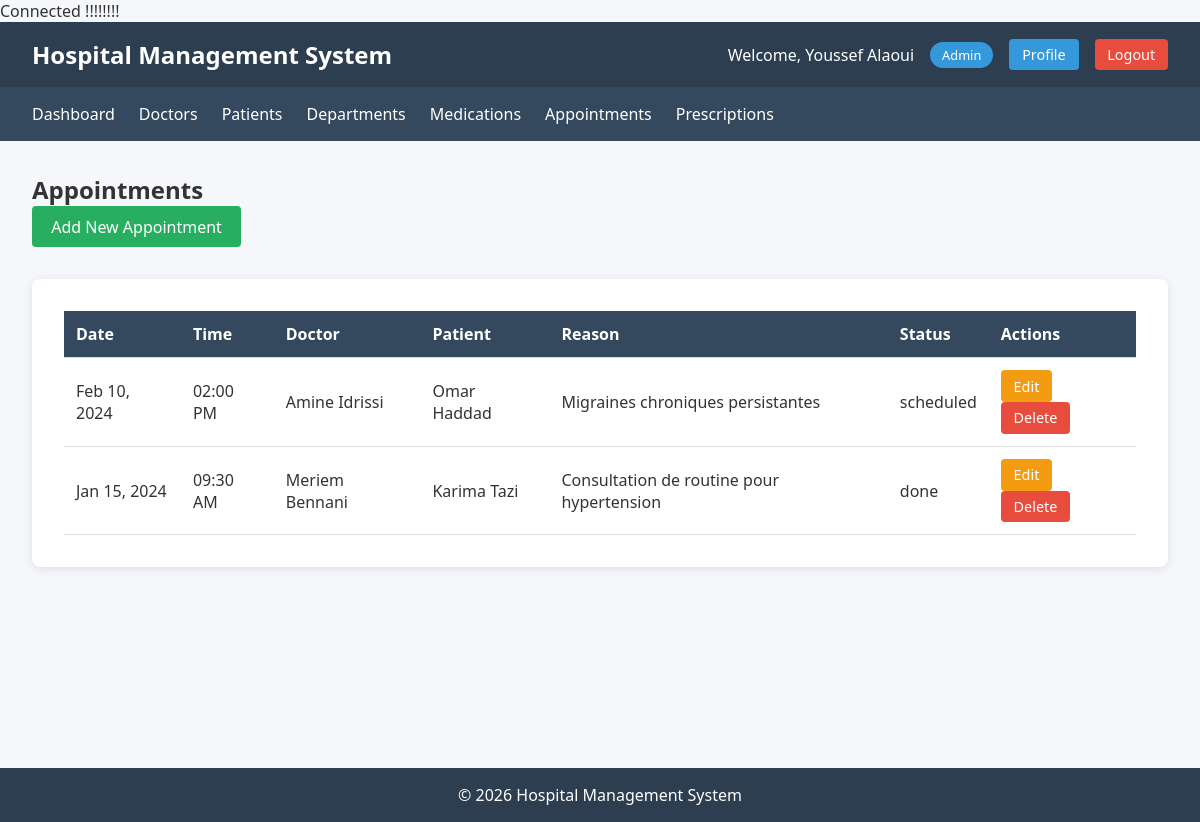
The page /appointments.php (signed in) on the database its author committed.
### tables this page shows
CREATE TABLE User (
    id INT AUTO_INCREMENT PRIMARY KEY,
    email VARCHAR(255) NOT NULL UNIQUE,
    first_name VARCHAR(100),
    last_name VARCHAR(100),
    username VARCHAR(100) NOT NULL,
    password VARCHAR(255) NOT NULL,
    role ENUM('admin', 'doctor', 'patient') NOT NULL,
    created_at TIMESTAMP DEFAULT CURRENT_TIMESTAMP
);

CREATE TABLE appointments (
    id INT AUTO_INCREMENT PRIMARY KEY,
    appointment_date DATE NOT NULL,
    appointment_time TIME NOT NULL,
    doctor_id INT NOT NULL,
    patient_id INT NOT NULL,
    reason TEXT,
    status ENUM('scheduled', 'done', 'cancelled') DEFAULT 'scheduled',
    created_at TIMESTAMP DEFAULT CURRENT_TIMESTAMP,
    FOREIGN KEY (doctor_id) REFERENCES doctors(id),
    FOREIGN KEY (patient_id) REFERENCES patients(id)
);

### config/connection.php (called while the page is built, shortened)
<?php
class Database {
    private static $connection = null;
    public static function connect(): PDO {
        if (self::$connection === null) {
            $dsn = sprintf(
                "mysql:host=%s;dbname=%s;charset=utf8mb4",
                $_ENV['db_host'],
                $_ENV['db_name']
            );
            try {
                self::$connection = new PDO(
                    $dsn,
                    $_ENV['db_user'],
                    $_ENV['db_pass'],
                    [PDO::ATTR_ERRMODE => PDO::ERRMODE_EXCEPTION]
                );
            } catch (PDOException $err) {
                die("Connection failed: " . $err->getMessage());
            }
        }
        return self::$connection;
    }
}

### includes/auth.php (called while the page is built, shortened)
<?php
require_once __DIR__ . '/../classes/repositories/UserRepository.php';
class Auth
{
    private static $user = null;
    public static function check()
    {
        return isset($_SESSION['user_id']);
    }
    public static function user()
    {
        if (self::$user === null) {
            $repo = new UserRepository();
            self::$user = $repo->find($_SESSION['user_id']);
        }
        return self::$user;
    }
}

### classes/repositories/UserRepository.php (called while the page is built, shortened)
<?php
require_once 'BaseRepository.php';
class UserRepository extends BaseRepository {
    protected function getTableName() {
        return 'User';
    }
}

### classes/repositories/BaseRepository.php (called while the page is built, shortened)
<?php
require_once __DIR__ . '/../../config/connection.php';
abstract class BaseRepository {
    protected $pdo;
    public function __construct() {
        $this->pdo = Database::connect();
    }
    public function find($id) {
        $table = $this->getTableName();
        $stmt = $this->pdo->prepare("SELECT * FROM {$table} WHERE id = ?");
        $stmt->execute([$id]);
        return $stmt->fetch(PDO::FETCH_ASSOC);
    }
}

### classes/repositories/AppointmentRepository.php (called while the page is built, shortened)
<?php
require_once 'BaseRepository.php';
class AppointmentRepository extends BaseRepository {
    public function findAll() {
        $stmt = $this->pdo->query("
            SELECT appointments.*, doctor_user.first_name as doctor_first_name, doctor_user.last_name as doctor_last_name, patient_user.first_name as patient_first_name, patient_user.last_name as patient_last_name
            FROM appointments
            INNER JOIN User as doctor_user ON appointments.doctor_id = doctor_user.id
            INNER JOIN User as patient_user ON appointments.patient_id = patient_user.id
            ORDER BY appointments.appointment_date DESC, appointments.appointment_time DESC
        ");
        return $stmt->fetchAll(PDO::FETCH_ASSOC);
    }
}

### includes/functions.php (called while the page is built, shortened)
<?php
function formatDate($date) {
    return date('M d, Y', strtotime($date));
}
function formatTime($time) {
    return date('h:i A', strtotime($time));
}

### appointments.php (the view, shortened to what this page needs)
<?php
require_once 'includes/header.php';
require_once 'classes/repositories/AppointmentRepository.php';
$appointmentRepo = new AppointmentRepository();
$doctorRepo = new DoctorRepository();
$patientRepo = new PatientRepository();
if ($user['role'] === 'admin') {
    $appointments = $appointmentRepo->findAll();
} elseif ($user['role'] === 'doctor') {
    $appointments = $appointmentRepo->findByDoctor($user['id']);
    $doctors = [$doctorRepo->find($user['id'])];
    $patients = $patientRepo->findAll();
} elseif ($user['role'] === 'patient') {
    $appointments = $appointmentRepo->findByPatient($user['id']);
    $doctors = $doctorRepo->findAll();
    $patients = [$patientRepo->find($user['id'])];
}
        ?>
<h2>Appointments</h2>
<?php if ($user['role'] !== 'patient'): ?>
    <div class="mb-2">
        <a href="appointments.php?action=add" class="btn btn-success">Add New Appointment</a>
    </div>
<?php endif; ?>
<div class="table-container">
    <table>
        <thead>
            <tr>
                <th>Date</th>
                <th>Time</th>
                <th>Doctor</th>
                <?php if ($user['role'] !== 'patient'): ?>
                    <th>Patient</th>
                <?php endif; ?>
                <th>Reason</th>
                <th>Status</th>
                <th>Actions</th>
            </tr>
        </thead>
        <tbody>
            <?php foreach ($appointments as $appointment): ?>
                <tr>
                    <td><?= formatDate($appointment['appointment_date']) ?></td>
                    <td><?= formatTime($appointment['appointment_time']) ?></td>
                    <td><?= htmlspecialchars($appointment['doctor_first_name'] . ' ' . $appointment['doctor_last_name']) ?></td>
                    <?php if ($user['role'] !== 'patient'): ?>
                        <td><?= htmlspecialchars($appointment['patient_first_name'] . ' ' . $appointment['patient_last_name']) ?></td>
                    <?php endif; ?>
                    <td><?= htmlspecialchars($appointment['reason']) ?></td>
                    <td><?= htmlspecialchars($appointment['status']) ?></td>
                    <td>
                        <?php if ($user['role'] === 'admin'): ?>
                            <a href="appointments.php?action=edit&id=<?= $appointment['id'] ?>" class="btn btn-small btn-warning">Edit</a>
                            <a href="appointments.php?action=delete&id=<?= $appointment['id'] ?>" class="btn btn-small btn-danger delete-btn">Delete</a>
                        <?php endif; ?>
                    </td>
                </tr>
            <?php endforeach; ?>
        </tbody>
    </table>
</div>
<?php
require_once 'includes/footer.php';
?>

### includes/header.php (shortened to what this page needs)
<?php
require_once __DIR__ . '/auth.php';
require_once __DIR__ . '/functions.php';
$user = Auth::user();
if ($user === null) {
    if (!isset($skipAuthCheck)) {
        header('Location: login.php');
        exit();
    }
    $role = 'guest';
    $userName = 'Guest';
} else {
    $role = $user['role'];
    $userName = $user['first_name'] . ' ' . $user['last_name'];
}
?>
<!DOCTYPE html>
<html lang="en">
<head>
    <link rel="stylesheet" href="assets/css/style.css">
</head>
<body>
    <div class="container">
        <header>
            <h1>Hospital Management System</h1>
            <div class="user-info">
                <span>Welcome, <?= htmlspecialchars($userName) ?></span>
                <span class="role-badge"><?= ucfirst($role) ?></span>
                <?php if ($user !== null): ?>
                    <a href="profile.php" class="btn btn-small">Profile</a>
                    <a href="logout.php" class="btn btn-small btn-danger">Logout</a>
                <?php endif; ?>
            </div>
        </header>
        <?php if ($user !== null): ?>
        <nav>
            <ul>
                <li><a href="index.php">Dashboard</a></li>
                <?php if ($role === 'admin'): ?>
                    <li><a href="doctors.php">Doctors</a></li>
                    <li><a href="patients.php">Patients</a></li>
                    <li><a href="departments.php">Departments</a></li>
                    <li><a href="medications.php">Medications</a></li>
                <?php endif; ?>
                <?php if ($role === 'admin' || $role === 'doctor'): ?>
                    <li><a href="appointments.php">Appointments</a></li>
                    <li><a href="prescriptions.php">Prescriptions</a></li>
                <?php endif; ?>
            </ul>
        </nav>
        <?php endif; ?>
        <main>

### includes/footer.php (shortened to what this page needs)
        </main>
        <footer>
            <p>&copy; <?= date('Y') ?> Hospital Management System</p>
        </footer>
    </div>
</body>
</html>

### assets/css/style.css (style rules this page uses)
* { margin: 0; padding: 0; box-sizing: border-box; }
body { font-family: 'Segoe UI', Tahoma, Geneva, Verdana, sans-serif; background-color: #f5f7fa; color: #333; }
.container { min-height: 100vh; display: flex; flex-direction: column; }
header { background: #2c3e50; color: white; padding: 1rem 2rem; display: flex; justify-content: space-between; align-items: center; }
header h1 { font-size: 1.5rem; }
.user-info { display: flex; align-items: center; gap: 1rem; }
.role-badge { background: #3498db; color: white; padding: 0.25rem 0.75rem; border-radius: 20px; font-size: 0.8rem; }
nav { background: #34495e; padding: 0 2rem; }
nav ul { list-style: none; display: flex; flex-wrap: wrap; }
nav li { margin-right: 1.5rem; }
nav a { display: block; color: white; text-decoration: none; padding: 1rem 0; transition: color 0.3s; }
main { flex: 1; padding: 2rem; max-width: 1200px; margin: 0 auto; width: 100%; }
footer { background: #2c3e50; color: white; text-align: center; padding: 1rem; }
.table-container { background: white; padding: 2rem; border-radius: 8px; box-shadow: 0 2px 10px rgba(0,0,0,0.1); overflow-x: auto; }
table { width: 100%; border-collapse: collapse; }
th, td { padding: 0.75rem; text-align: left; border-bottom: 1px solid #ddd; }
th { background: #34495e; color: white; font-weight: bold; }
.btn { display: inline-block; padding: 0.6rem 1.2rem; background: #3498db; color: white; text-decoration: none; border: none; border-radius: 4px; cursor: pointer; transition: background 0.3s; font-size: 1rem; }
.btn-small { padding: 0.4rem 0.8rem; font-size: 0.9rem; }
.btn-danger { background: #e74c3c; }
.btn-success { background: #27ae60; }
.btn-warning { background: #f39c12; }
.mb-2 { margin-bottom: 2rem; }

### rows shown on the page
user: userName "Youssef Alaoui", role "Admin"
appointments: appointment_date "Feb 10, 2024", appointment_time "02:00 PM", user.first_name+last_name "Amine Idrissi", user.first_name+last_name "Omar Haddad", reason "Migraines chroniques persistantes", status "scheduled"
appointments: appointment_date "Jan 15, 2024", appointment_time "09:30 AM", user.first_name+last_name "Meriem Bennani", user.first_name+last_name "Karima Tazi", reason "Consultation de routine pour hypertension", status "done"
